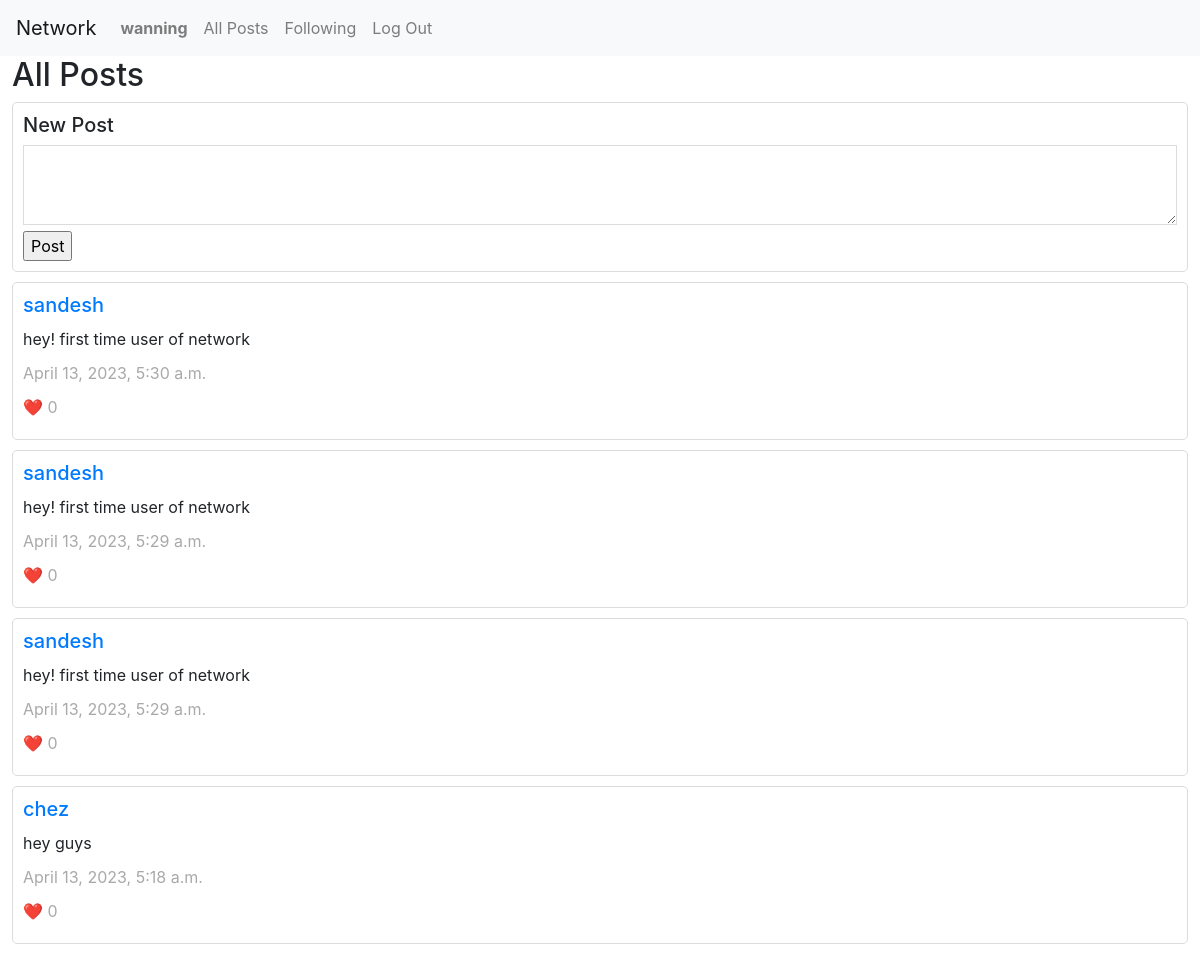
The app's page / (signed in) with its own data.
### network/models.py (models this page shows, shortened)
class User(AbstractUser):
    following = models.ManyToManyField("self", blank=True, symmetrical=False, related_name="followers")

class Post(models.Model):
    author = models.ForeignKey("User", on_delete=models.CASCADE, related_name="posts")
    content = models.TextField(blank=True)
    timestamp = models.DateTimeField(auto_now_add=True)
    likes = models.ManyToManyField("User", related_name="liked_posts", blank=True, null=True)

### network/views.py (the view)
# urls.py: path("", views.index, name="index"),
def index(request):
    if request.method == "POST":
        form = NewPost(request.POST)
        if form.is_valid():
            content = form.cleaned_data["content"]
            post = Post(author=request.user, content=content)
            post.save()
    return render(request, "network/index.html", {
        "form": NewPost(),
        "posts": Post.objects.all().order_by("-timestamp").all()
    })

### network/views.py
class NewPost(forms.Form):
    content = forms.CharField(label="", widget=forms.Textarea)

### network/templates/network/index.html (shortened to what this page needs)
{% extends "network/layout.html" %}
{% block body %}
    {% if user.is_authenticated %}
    <h2>All Posts</h2>
    <div class="new-post">
        <h5>New Post</h5>
        <form action="{% url 'index' %}" method="post">
            {{ form }}
            <input type="submit" value="Post">
        </form>
    </div>
    {% endif %}
    {% for post in posts %}
        <div class="post">
            <a href="{% url 'users' post.author.id %}"><h5>{{ post.author }}</h5></a>
            <p class="post-content">{{ post.content }}</p>
            <p class="post-time">{{ post.timestamp }}</p>
            <p class="post-likes">❤️ {{ post.likes.count }}</p>
        </div>
    {% endfor %}
{% endblock %}

### network/templates/network/layout.html (shortened to what this page needs)
{% load static %}
<!DOCTYPE html>
<html lang="en">
    <head>
        <link rel="stylesheet" href="https://stackpath.bootstrapcdn.com/bootstrap/4.4.1/css/bootstrap.min.css">
        <link href="{% static 'network/styles.css' %}" rel="stylesheet">
    </head>
    <body>
        <nav class="navbar navbar-expand-lg navbar-light bg-light">
            <a class="navbar-brand" href="{% url 'index' %}">Network</a>
            <div>
              <ul class="navbar-nav mr-auto">
                {% if user.is_authenticated %}
                    <li class="nav-item">
                        <a class="nav-link" href="{% url 'users' user.id %}"><strong>{{ user.username }}</strong></a>
                    </li>
                {% endif %}
                <li class="nav-item">
                  <a class="nav-link" href="{% url 'index' %}">All Posts</a>
                </li>
                {% if user.is_authenticated %}
                    <li class="nav-item">
                        <a class="nav-link" href="#">Following</a>
                    </li>
                    <li class="nav-item">
                        <a class="nav-link" href="{% url 'logout' %}">Log Out</a>
                    </li>
                {% endif %}
              </ul>
            </div>
          </nav>
        <div class="body">
            {% block body %}
            {% endblock %}
        </div>
    </body>
</html>

### network/static/network/styles.css (style rules this page uses)
.body { margin: 0 1vw; }
.body > div { border: 1px solid gainsboro; border-radius: 5px; margin-bottom: 10px; padding: 10px; }
textarea { width: 100%; height: 10vh; border: 1px solid gainsboro; }
.post > p { margin: 10px 0; }
.post-time, .post-likes { color: darkgray; }

### records on screen
User: username "wanning"
Post: author "sandesh", content "hey! first time user of network", timestamp "April 13, 2023, 5:30 a.m.", likes.count "0"
Post: author "sandesh", content "hey! first time user of network", timestamp "April 13, 2023, 5:29 a.m.", likes.count "0"
Post: author "sandesh", content "hey! first time user of network", timestamp "April 13, 2023, 5:29 a.m.", likes.count "0"
Post: author "chez", content "hey guys", timestamp "April 13, 2023, 5:18 a.m.", likes.count "0"
